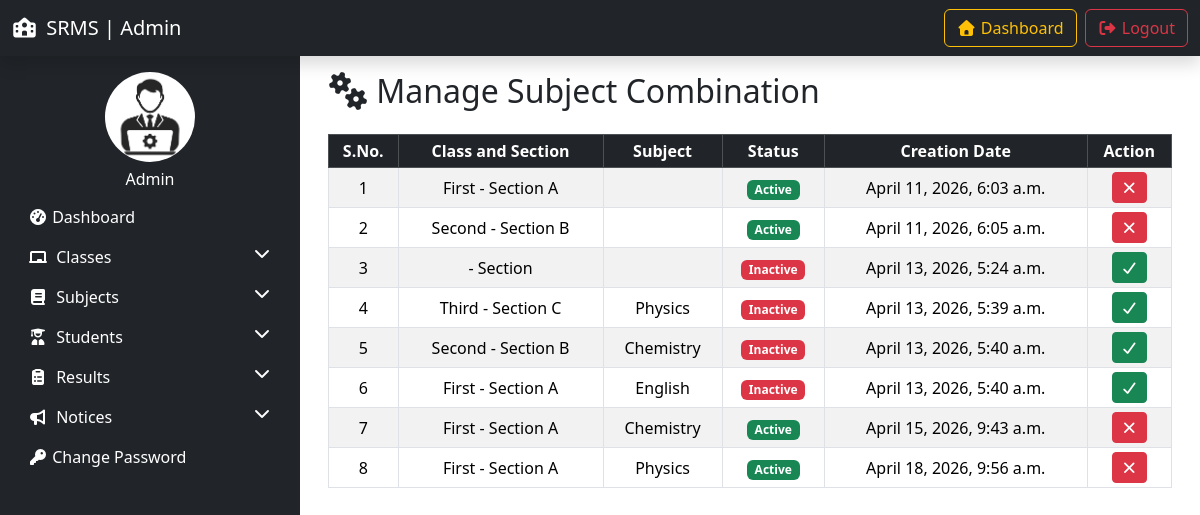
Screenshot of /manage_subject_combination/ (signed in) with the database file from the repository.
### resultapp/models.py (models this page shows, shortened)
class SubjectCombination(models.Model):
    student_class = models.ForeignKey(Class, on_delete=models.SET_NULL, null=True)
    subject = models.ForeignKey(Subject, on_delete=models.SET_NULL, null=True)
    status = models.IntegerField(default=1)
    creation_date = models.DateTimeField(auto_now_add=True)
    updation_date = models.DateTimeField(auto_now=True)

class Class(models.Model):
    class_name = models.CharField(max_length=50)
    class_numeric = models.IntegerField()
    section = models.CharField(max_length=50)
    creation_date = models.DateTimeField(auto_now_add=True)
    updation_date = models.DateTimeField(auto_now=True)

class Subject(models.Model):
    subject_name = models.CharField(max_length=100)
    subject_code = models.CharField(max_length=50)
    creation_date = models.DateTimeField(auto_now_add=True)
    updation_date = models.DateTimeField(auto_now=True)

### resultapp/views.py (the view, shortened to what this page needs)
# urls.py: path('manage_subject_combination/', manage_subject_combination, name='manage_subject_combination'),
@login_required(login_url='admin-login')
def manage_subject_combination(request):
    subject_combinations = SubjectCombination.objects.all()
    aid = request.GET.get('aid')
    did = request.GET.get('did')
    return render(request, 'manage_subject_combination.html', locals())

### resultapp/templates/manage_subject_combination.html (shortened to what this page needs)
{% extends 'admin_base.html' %} {% load static %} {% block content %}
<div class="container">
  <h2 class="mb-4"><i class="fas fa-cogs"></i> Manage Subject Combination</h2>
  <div class="table-responsive">
  <table
    class="table table-striped table-bordered table-hover datatable align-middle text-center table-sm"
  >
    <thead class="table-dark">
      <tr>
        <th>S.No.</th>
        <th>Class and Section</th>
        <th>Subject</th>
        <th>Status</th>
        <th>Creation Date</th>
        <th>Action</th>
      </tr>
    </thead>
    <tbody>
      {% for i in subject_combinations %}
      <tr>
        <td>{{forloop.counter}}</td>
        <td>{{i.student_class.class_name}} - Section {{i.student_class.section}}</td>
        <td>{{i.subject.subject_name}}</td>
        <td>
          {% if i.status == 1 %}
          <span class="badge bg-success">Active</span>
          {% else %}
          <span class="badge bg-danger">Inactive</span>
          {% endif %}
        <td>{{i.creation_date}}</td>
        <td>
          {% if i.status == 1 %}
            <a href="?did={{i.id}}" onclick="return confirm('Deactivate this Subject')" class="btn btn-danger btn-sm"> <i class="fas fa-times"></i></a>
          {% else %}
            <a href="?aid={{i.id}}" onclick="return confirm('Activate this Subject')" class="btn btn-success btn-sm"> <i class="fas fa-check"></i></a>
          {% endif %}
        </td>
      </tr>
      {% empty %}
      <tr>
        <td colspan="6" class="text-center">No Subject Combination found</td>
      </tr>
      {% endfor %}
    </tbody>
  </table>
</div>
{% endblock %}

### rows the page displays
SubjectCombination: student_class.class_name "First", student_class.section "A", status "Active", creation_date "April 11, 2026, 6:03 a.m."
SubjectCombination: student_class.class_name "Second", student_class.section "B", status "Active", creation_date "April 11, 2026, 6:05 a.m."
SubjectCombination: status "Inactive", creation_date "April 13, 2026, 5:24 a.m."
SubjectCombination: student_class.class_name "Third", student_class.section "C", subject.subject_name "Physics", status "Inactive", creation_date "April 13, 2026, 5:39 a.m."
SubjectCombination: student_class.class_name "Second", student_class.section "B", subject.subject_name "Chemistry", status "Inactive", creation_date "April 13, 2026, 5:40 a.m."
SubjectCombination: student_class.class_name "First", student_class.section "A", subject.subject_name "English", status "Inactive", creation_date "April 13, 2026, 5:40 a.m."
SubjectCombination: student_class.class_name "First", student_class.section "A", subject.subject_name "Chemistry", status "Active", creation_date "April 15, 2026, 9:43 a.m."
SubjectCombination: student_class.class_name "First", student_class.section "A", subject.subject_name "Physics", status "Active", creation_date "April 18, 2026, 9:56 a.m."
